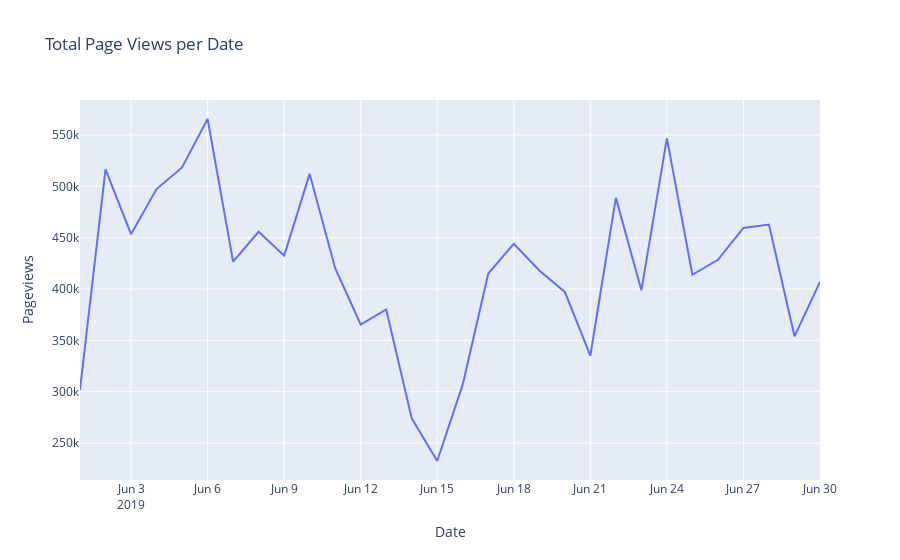
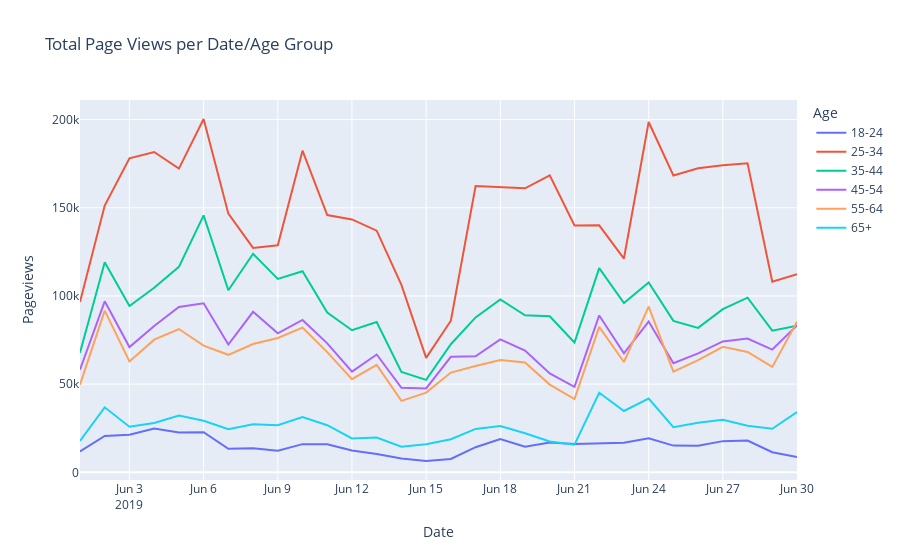
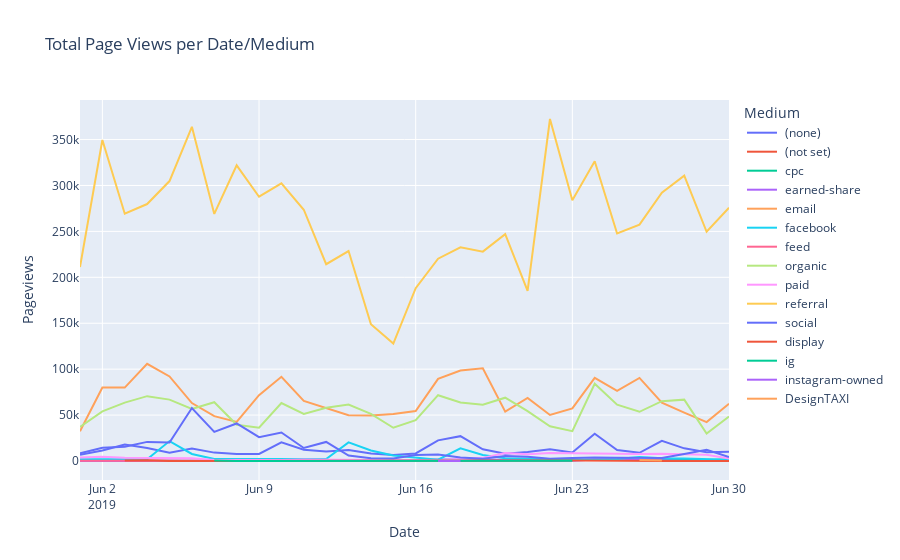
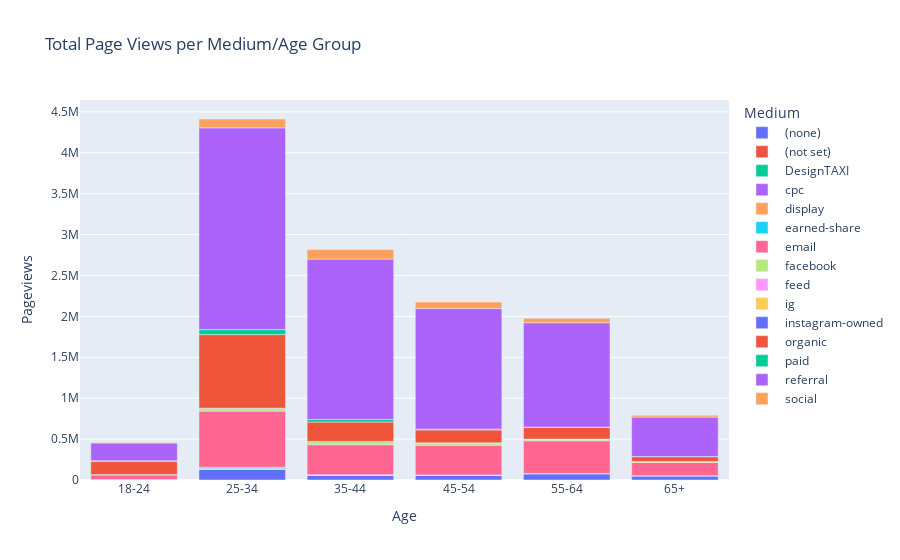

The cell these charts' notebook holds for them, in order:
### Markdown cell above
# Audience Trends

### Code cell
date = www.groupby(['Date']).sum().reset_index()
fig1 = px.line(date, x="Date", y="Pageviews", title='Total Page Views per Date')
fig1.show()

date_age = www.groupby(['Date', 'Age']).sum().reset_index()
fig2 = px.line(date_age, x="Date", y="Pageviews", color= 'Age', title='Total Page Views per Date/Age Group')
fig2.show()

date_medium = www.groupby(['Date', 'Medium']).sum().reset_index()
fig3 = px.line(date_medium, x="Date", y="Pageviews", color= 'Medium', title='Total Page Views per Date/Medium')
fig3.show()

medium_age = www.groupby(['Medium', 'Age']).sum().reset_index()
fig4 = px.bar(medium_age, x="Age", y="Pageviews", color= 'Medium', title='Total Page Views per Medium/Age Group')
fig4.show()

source_age = www.groupby(['Source', 'Age']).sum().reset_index()
fig5 = px.bar(source_age, x="Age", y ="Pageviews", color = "Source", title = 'Total Page views per Source/Age Group')
fig5.show()

### Figure 1 — Plotly figure (JSON) as saved in the notebook; plotly's stock layout.template omitted (floating-point values rounded to 4 significant figures)
{"data": [{"hoverlabel": {"namelength": 0}, "hovertemplate": "Date=%{x}<br>Pageviews=%{y}", "legendgroup": "", "line": {"color": "#636efa", "dash": "solid"}, "mode": "lines", "name": "", "showlegend": false, "type": "scatter", "x": ["2019-06-01", "2019-06-02", "2019-06-03", "2019-06-04", "2019-06-05", "2019-06-06", "2019-06-07", "2019-06-08", "2019-06-09", "2019-06-10", "2019-06-11", "2019-06-12", "2019-06-13", "2019-06-14", "2019-06-15", "2019-06-16", "2019-06-17", "2019-06-18", "2019-06-19", "2019-06-20", "2019-06-21", "2019-06-22", "2019-06-23", "2019-06-24", "2019-06-25", "2019-06-26", "2019-06-27", "2019-06-28", "2019-06-29", "2019-06-30"], "xaxis": "x", "y": [301874, 516469, 453413, 497345, 518437, 565622, 426707, 455743, 432472, 512147, 420331, 365421, 380083, 273983, 232442, 306998, 415102, 444074, 418076, 397134, 335194, 488772, 398742, 546740, 413877, 428435, 459514, 462787, 353897, 406942], "yaxis": "y"}], "layout": {"legend": {"tracegroupgap": 0}, "title": {"text": "Total Page Views per Date"}, "xaxis": {"anchor": "y", "domain": [0, 1], "title": {"text": "Date"}}, "yaxis": {"anchor": "x", "domain": [0, 1], "title": {"text": "Pageviews"}}}}

### Figure 2 — Plotly figure (JSON) as saved in the notebook; plotly's stock layout.template omitted (floating-point values rounded to 4 significant figures)
{"data": [{"hoverlabel": {"namelength": 0}, "hovertemplate": "Age=18-24<br>Date=%{x}<br>Pageviews=%{y}", "legendgroup": "18-24", "line": {"color": "#636efa", "dash": "solid"}, "mode": "lines", "name": "18-24", "showlegend": true, "type": "scatter", "x": ["2019-06-01", "2019-06-02", "2019-06-03", "2019-06-04", "2019-06-05", "2019-06-06", "2019-06-07", "2019-06-08", "2019-06-09", "2019-06-10", "2019-06-11", "2019-06-12", "2019-06-13", "2019-06-14", "2019-06-15", "2019-06-16", "2019-06-17", "2019-06-18", "2019-06-19", "2019-06-20", "2019-06-21", "2019-06-22", "2019-06-23", "2019-06-24", "2019-06-25", "2019-06-26", "2019-06-27", "2019-06-28", "2019-06-29", "2019-06-30"], "xaxis": "x", "y": [11787, 20660, 21355, 24803, 22622, 22696, 13347, 13580, 12293, 15984, 15874, 12329, 10430, 7790, 6418, 7563, 14233, 18850, 14493, 16954, 16007, 16431, 16718, 19254, 15136, 15025, 17681, 18001, 11415, 8650], "yaxis": "y"}, {"hoverlabel": {"namelength": 0}, "hovertemplate": "Age=25-34<br>Date=%{x}<br>Pageviews=%{y}", "legendgroup": "25-34", "line": {"color": "#EF553B", "dash": "solid"}, "mode": "lines", "name": "25-34", "showlegend": true, "type": "scatter", "x": ["2019-06-01", "2019-06-02", "2019-06-03", "2019-06-04", "2019-06-05", "2019-06-06", "2019-06-07", "2019-06-08", "2019-06-09", "2019-06-10", "2019-06-11", "2019-06-12", "2019-06-13", "2019-06-14", "2019-06-15", "2019-06-16", "2019-06-17", "2019-06-18", "2019-06-19", "2019-06-20", "2019-06-21", "2019-06-22", "2019-06-23", "2019-06-24", "2019-06-25", "2019-06-26", "2019-06-27", "2019-06-28", "2019-06-29", "2019-06-30"], "xaxis": "x", "y": [96620, 151279, 178069, 181623, 172200, 200332, 146674, 127244, 128730, 182343, 145875, 143381, 137004, 106299, 64913, 85956, 162328, 161884, 161026, 168392, 139919, 140036, 121205, 198639, 168316, 172407, 174125, 175255, 108082, 112320], "yaxis": "y"}, {"hoverlabel": {"namelength": 0}, "hovertemplate": "Age=35-44<br>Date=%{x}<br>Pageviews=%{y}", "legendgroup": "35-44", "line": {"color": "#00cc96", "dash": "solid"}, "mode": "lines", "name": "35-44", "showlegend": true, "type": "scatter", "x": ["2019-06-01", "2019-06-02", "2019-06-03", "2019-06-04", "2019-06-05", "2019-06-06", "2019-06-07", "2019-06-08", "2019-06-09", "2019-06-10", "2019-06-11", "2019-06-12", "2019-06-13", "2019-06-14", "2019-06-15", "2019-06-16", "2019-06-17", "2019-06-18", "2019-06-19", "2019-06-20", "2019-06-21", "2019-06-22", "2019-06-23", "2019-06-24", "2019-06-25", "2019-06-26", "2019-06-27", "2019-06-28", "2019-06-29", "2019-06-30"], "xaxis": "x", "y": [67769, 119050, 94277, 104686, 116500, 145667, 103207, 123933, 109699, 113982, 90610, 80586, 85212, 56959, 52429, 72621, 87826, 97983, 89021, 88514, 73603, 115780, 96016, 107595, 85887, 81890, 92497, 99041, 80290, 83115], "yaxis": "y"}, {"hoverlabel": {"namelength": 0}, "hovertemplate": "Age=45-54<br>Date=%{x}<br>Pageviews=%{y}", "legendgroup": "45-54", "line": {"color": "#ab63fa", "dash": "solid"}, "mode": "lines", "name": "45-54", "showlegend": true, "type": "scatter", "x": ["2019-06-01", "2019-06-02", "2019-06-03", "2019-06-04", "2019-06-05", "2019-06-06", "2019-06-07", "2019-06-08", "2019-06-09", "2019-06-10", "2019-06-11", "2019-06-12", "2019-06-13", "2019-06-14", "2019-06-15", "2019-06-16", "2019-06-17", "2019-06-18", "2019-06-19", "2019-06-20", "2019-06-21", "2019-06-22", "2019-06-23", "2019-06-24", "2019-06-25", "2019-06-26", "2019-06-27", "2019-06-28", "2019-06-29", "2019-06-30"], "xaxis": "x", "y": [58182, 96961, 71004, 83012, 93723, 95859, 72460, 91008, 78836, 86405, 73119, 57060, 66800, 47907, 47580, 65487, 65792, 75418, 69086, 56045, 48461, 88959, 67476, 85499, 61875, 67434, 74195, 75869, 69618, 83262], "yaxis": "y"}, {"hoverlabel": {"namelength": 0}, "hovertemplate": "Age=55-64<br>Date=%{x}<br>Pageviews=%{y}", "legendgroup": "55-64", "line": {"color": "#FFA15A", "dash": "solid"}, "mode": "lines", "name": "55-64", "showlegend": true, "type": "scatter", "x": ["2019-06-01", "2019-06-02", "2019-06-03", "2019-06-04", "2019-06-05", "2019-06-06", "2019-06-07", "2019-06-08", "2019-06-09", "2019-06-10", "2019-06-11", "2019-06-12", "2019-06-13", "2019-06-14", "2019-06-15", "2019-06-16", "2019-06-17", "2019-06-18", "2019-06-19", "2019-06-20", "2019-06-21", "2019-06-22", "2019-06-23", "2019-06-24", "2019-06-25", "2019-06-26", "2019-06-27", "2019-06-28", "2019-06-29", "2019-06-30"], "xaxis": "x", "y": [49724, 91661, 62888, 75201, 81238, 71838, 66631, 72766, 76157, 82074, 68140, 52827, 60937, 40481, 45194, 56574, 60313, 63735, 62297, 49751, 41530, 82468, 62558, 93947, 57047, 63615, 71161, 68255, 59770, 85370], "yaxis": "y"}, {"hoverlabel": {"namelength": 0}, "hovertemplate": "Age=65+<br>Date=%{x}<br>Pageviews=%{y}", "legendgroup": "65+", "line": {"color": "#19d3f3", "dash": "solid"}, "mode": "lines", "name": "65+", "showlegend": true, "type": "scatter", "x": ["2019-06-01", "2019-06-02", "2019-06-03", "2019-06-04", "2019-06-05", "2019-06-06", "2019-06-07", "2019-06-08", "2019-06-09", "2019-06-10", "2019-06-11", "2019-06-12", "2019-06-13", "2019-06-14", "2019-06-15", "2019-06-16", "2019-06-17", "2019-06-18", "2019-06-19", "2019-06-20", "2019-06-21", "2019-06-22", "2019-06-23", "2019-06-24", "2019-06-25", "2019-06-26", "2019-06-27", "2019-06-28", "2019-06-29", "2019-06-30"], "xaxis": "x", "y": [17792, 36858, 25820, 28020, 32154, 29230, 24388, 27212, 26757, 31359, 26713, 19238, 19700, 14547, 15908, 18797, 24610, 26204, 22153, 17478, 15674, 45098, 34769, 41806, 25616, 28064, 29855, 26366, 24722, 34225], "yaxis": "y"}], "layout": {"legend": {"title": {"text": "Age"}, "tracegroupgap": 0}, "title": {"text": "Total Page Views per Date/Age Group"}, "xaxis": {"anchor": "y", "domain": [0, 1], "title": {"text": "Date"}}, "yaxis": {"anchor": "x", "domain": [0, 1], "title": {"text": "Pageviews"}}}}

### Figure 3 — Plotly figure (JSON) as saved in the notebook; plotly's stock layout.template omitted (floating-point values rounded to 4 significant figures)
{"data": [{"hoverlabel": {"namelength": 0}, "hovertemplate": "Medium= (none)<br>Date=%{x}<br>Pageviews=%{y}", "legendgroup": " (none)", "line": {"color": "#636efa", "dash": "solid"}, "mode": "lines", "name": " (none)", "showlegend": true, "type": "scatter", "x": ["2019-06-01", "2019-06-02", "2019-06-03", "2019-06-04", "2019-06-05", "2019-06-06", "2019-06-07", "2019-06-08", "2019-06-09", "2019-06-10", "2019-06-11", "2019-06-12", "2019-06-13", "2019-06-14", "2019-06-15", "2019-06-16", "2019-06-17", "2019-06-18", "2019-06-19", "2019-06-20", "2019-06-21", "2019-06-22", "2019-06-23", "2019-06-24", "2019-06-25", "2019-06-26", "2019-06-27", "2019-06-28", "2019-06-29", "2019-06-30"], "xaxis": "x", "y": [6840, 11396, 17906, 14223, 9082, 13512, 9134, 7614, 7661, 20300, 12213, 10444, 11944, 8274, 6667, 8206, 22486, 27072, 12812, 7922, 9939, 12815, 9295, 29763, 11965, 8943, 22060, 13792, 9662, 10132], "yaxis": "y"}, {"hoverlabel": {"namelength": 0}, "hovertemplate": "Medium= (not set)<br>Date=%{x}<br>Pageviews=%{y}", "legendgroup": " (not set)", "line": {"color": "#EF553B", "dash": "solid"}, "mode": "lines", "name": " (not set)", "showlegend": true, "type": "scatter", "x": ["2019-06-01", "2019-06-02", "2019-06-08"], "xaxis": "x", "y": [62, 261, 26], "yaxis": "y"}, {"hoverlabel": {"namelength": 0}, "hovertemplate": "Medium= cpc<br>Date=%{x}<br>Pageviews=%{y}", "legendgroup": " cpc", "line": {"color": "#00cc96", "dash": "solid"}, "mode": "lines", "name": " cpc", "showlegend": true, "type": "scatter", "x": ["2019-06-01", "2019-06-02", "2019-06-04", "2019-06-05", "2019-06-06", "2019-06-07", "2019-06-08", "2019-06-09", "2019-06-10", "2019-06-11", "2019-06-12", "2019-06-13", "2019-06-14", "2019-06-15", "2019-06-16", "2019-06-17", "2019-06-18", "2019-06-19", "2019-06-20", "2019-06-21", "2019-06-22", "2019-06-23", "2019-06-24", "2019-06-25", "2019-06-26", "2019-06-27", "2019-06-28", "2019-06-29", "2019-06-30"], "xaxis": "x", "y": [16, 96, 26, 85, 38, 80, 67, 68, 132, 99, 193, 74, 141, 218, 89, 339, 739, 958, 544, 905, 1335, 1175, 1152, 1188, 692, 869, 1097, 993, 1755], "yaxis": "y"}, {"hoverlabel": {"namelength": 0}, "hovertemplate": "Medium= earned-share<br>Date=%{x}<br>Pageviews=%{y}", "legendgroup": " earned-share", "line": {"color": "#ab63fa", "dash": "solid"}, "mode": "lines", "name": " earned-share", "showlegend": true, "type": "scatter", "x": ["2019-06-01", "2019-06-03", "2019-06-04", "2019-06-05", "2019-06-06", "2019-06-07", "2019-06-10", "2019-06-11", "2019-06-12", "2019-06-13", "2019-06-14", "2019-06-15", "2019-06-16", "2019-06-17", "2019-06-18", "2019-06-19", "2019-06-20", "2019-06-21", "2019-06-22", "2019-06-23", "2019-06-24", "2019-06-25", "2019-06-26", "2019-06-27", "2019-06-28", "2019-06-29", "2019-06-30"], "xaxis": "x", "y": [17, 576, 102, 252, 60, 38, 466, 70, 44, 97, 37, 727, 801, 1764, 1628, 1612, 1421, 1048, 32, 295, 1760, 1652, 844, 765, 353, 18, 12], "yaxis": "y"}, {"hoverlabel": {"namelength": 0}, "hovertemplate": "Medium= email<br>Date=%{x}<br>Pageviews=%{y}", "legendgroup": " email", "line": {"color": "#FFA15A", "dash": "solid"}, "mode": "lines", "name": " email", "showlegend": true, "type": "scatter", "x": ["2019-06-01", "2019-06-02", "2019-06-03", "2019-06-04", "2019-06-05", "2019-06-06", "2019-06-07", "2019-06-08", "2019-06-09", "2019-06-10", "2019-06-11", "2019-06-12", "2019-06-13", "2019-06-14", "2019-06-15", "2019-06-16", "2019-06-17", "2019-06-18", "2019-06-19", "2019-06-20", "2019-06-21", "2019-06-22", "2019-06-23", "2019-06-24", "2019-06-25", "2019-06-26", "2019-06-27", "2019-06-28", "2019-06-29", "2019-06-30"], "xaxis": "x", "y": [32325, 80013, 79908, 105861, 92090, 63133, 48819, 42615, 71699, 91687, 65508, 57891, 49844, 49461, 51251, 54454, 89477, 98610, 100985, 53746, 68643, 50077, 57229, 90470, 76398, 90463, 63476, 52701, 42381, 62319], "yaxis": "y"}, {"hoverlabel": {"namelength": 0}, "hovertemplate": "Medium= facebook<br>Date=%{x}<br>Pageviews=%{y}", "legendgroup": " facebook", "line": {"color": "#19d3f3", "dash": "solid"}, "mode": "lines", "name": " facebook", "showlegend": true, "type": "scatter", "x": ["2019-06-01", "2019-06-02", "2019-06-03", "2019-06-04", "2019-06-05", "2019-06-06", "2019-06-07", "2019-06-08", "2019-06-09", "2019-06-10", "2019-06-11", "2019-06-12", "2019-06-13", "2019-06-14", "2019-06-15", "2019-06-16", "2019-06-17", "2019-06-18", "2019-06-19", "2019-06-20", "2019-06-21", "2019-06-22", "2019-06-23", "2019-06-24", "2019-06-25", "2019-06-26", "2019-06-27", "2019-06-28", "2019-06-29", "2019-06-30"], "xaxis": "x", "y": [1808, 2124, 1882, 1831, 21688, 7652, 2144, 2187, 2198, 2132, 1613, 2227, 20345, 11502, 6034, 3612, 1363, 13784, 6563, 3123, 2808, 1945, 1601, 979, 2109, 4466, 3077, 2854, 2437, 1471], "yaxis": "y"}, {"hoverlabel": {"namelength": 0}, "hovertemplate": "Medium= feed<br>Date=%{x}<br>Pageviews=%{y}", "legendgroup": " feed", "line": {"color": "#FF6692", "dash": "solid"}, "mode": "lines", "name": " feed", "showlegend": true, "type": "scatter", "x": ["2019-06-01", "2019-06-03", "2019-06-22"], "xaxis": "x", "y": [392, 461, 393], "yaxis": "y"}, {"hoverlabel": {"namelength": 0}, "hovertemplate": "Medium= organic<br>Date=%{x}<br>Pageviews=%{y}", "legendgroup": " organic", "line": {"color": "#B6E880", "dash": "solid"}, "mode": "lines", "name": " organic", "showlegend": true, "type": "scatter", "x": ["2019-06-01", "2019-06-02", "2019-06-03", "2019-06-04", "2019-06-05", "2019-06-06", "2019-06-07", "2019-06-08", "2019-06-09", "2019-06-10", "2019-06-11", "2019-06-12", "2019-06-13", "2019-06-14", "2019-06-15", "2019-06-16", "2019-06-17", "2019-06-18", "2019-06-19", "2019-06-20", "2019-06-21", "2019-06-22", "2019-06-23", "2019-06-24", "2019-06-25", "2019-06-26", "2019-06-27", "2019-06-28", "2019-06-29", "2019-06-30"], "xaxis": "x", "y": [37157, 54081, 63599, 70615, 66867, 56715, 64013, 39430, 36166, 63065, 51343, 57900, 61562, 51314, 36209, 44378, 71682, 63760, 61350, 68935, 54237, 37833, 32550, 84175, 61337, 53582, 65195, 66809, 29931, 48411], "yaxis": "y"}, {"hoverlabel": {"namelength": 0}, "hovertemplate": "Medium= paid<br>Date=%{x}<br>Pageviews=%{y}", "legendgroup": " paid", "line": {"color": "#FF97FF", "dash": "solid"}, "mode": "lines", "name": " paid", "showlegend": true, "type": "scatter", "x": ["2019-06-01", "2019-06-02", "2019-06-03", "2019-06-04", "2019-06-05", "2019-06-06", "2019-06-07", "2019-06-08", "2019-06-09", "2019-06-10", "2019-06-11", "2019-06-12", "2019-06-13", "2019-06-14", "2019-06-15", "2019-06-16", "2019-06-17", "2019-06-18", "2019-06-19", "2019-06-20", "2019-06-21", "2019-06-22", "2019-06-23", "2019-06-24", "2019-06-25", "2019-06-26", "2019-06-27", "2019-06-28", "2019-06-29", "2019-06-30"], "xaxis": "x", "y": [3749, 4517, 3570, 3296, 3460, 2982, 1148, 875, 950, 1030, 1652, 1622, 1605, 1365, 735, 702, 641, 1738, 3433, 8822, 7419, 8812, 8515, 7841, 7868, 7679, 7881, 6892, 6692, 2777], "yaxis": "y"}, {"hoverlabel": {"namelength": 0}, "hovertemplate": "Medium= referral<br>Date=%{x}<br>Pageviews=%{y}", "legendgroup": " referral", "line": {"color": "#FECB52", "dash": "solid"}, "mode": "lines", "name": " referral", "showlegend": true, "type": "scatter", "x": ["2019-06-01", "2019-06-02", "2019-06-03", "2019-06-04", "2019-06-05", "2019-06-06", "2019-06-07", "2019-06-08", "2019-06-09", "2019-06-10", "2019-06-11", "2019-06-12", "2019-06-13", "2019-06-14", "2019-06-15", "2019-06-16", "2019-06-17", "2019-06-18", "2019-06-19", "2019-06-20", "2019-06-21", "2019-06-22", "2019-06-23", "2019-06-24", "2019-06-25", "2019-06-26", "2019-06-27", "2019-06-28", "2019-06-29", "2019-06-30"], "xaxis": "x", "y": [211106, 349526, 269251, 279789, 304797, 363833, 269057, 321945, 287763, 302273, 273587, 214313, 228645, 148973, 127924, 188203, 220281, 232726, 227966, 247035, 185340, 372384, 283949, 326332, 247756, 257400, 292267, 310697, 249619, 275756], "yaxis": "y"}, {"hoverlabel": {"namelength": 0}, "hovertemplate": "Medium= social<br>Date=%{x}<br>Pageviews=%{y}", "legendgroup": " social", "line": {"color": "#636efa", "dash": "solid"}, "mode": "lines", "name": " social", "showlegend": true, "type": "scatter", "x": ["2019-06-01", "2019-06-02", "2019-06-03", "2019-06-04", "2019-06-05", "2019-06-06", "2019-06-07", "2019-06-08", "2019-06-09", "2019-06-10", "2019-06-11", "2019-06-12", "2019-06-13", "2019-06-14", "2019-06-15", "2019-06-16", "2019-06-17", "2019-06-18", "2019-06-19", "2019-06-20", "2019-06-21", "2019-06-22", "2019-06-23", "2019-06-24", "2019-06-25", "2019-06-26", "2019-06-27", "2019-06-28", "2019-06-29", "2019-06-30"], "xaxis": "x", "y": [8402, 14455, 15570, 20824, 20094, 57684, 31680, 40867, 25967, 31047, 14212, 20787, 5940, 2916, 2677, 6553, 6987, 3885, 2397, 5566, 4616, 2569, 3284, 3861, 3588, 3198, 3297, 7592, 12164, 4293], "yaxis": "y"}, {"hoverlabel": {"namelength": 0}, "hovertemplate": "Medium= display<br>Date=%{x}<br>Pageviews=%{y}", "legendgroup": " display", "line": {"color": "#EF553B", "dash": "solid"}, "mode": "lines", "name": " display", "showlegend": true, "type": "scatter", "x": ["2019-06-03", "2019-06-04", "2019-06-05", "2019-06-06", "2019-06-10", "2019-06-11", "2019-06-13", "2019-06-18", "2019-06-20", "2019-06-21", "2019-06-22", "2019-06-23", "2019-06-24", "2019-06-25", "2019-06-27", "2019-06-30"], "xaxis": "x", "y": [690, 778, 22, 13, 15, 34, 27, 95, 20, 239, 577, 661, 407, 16, 13, 16], "yaxis": "y"}, {"hoverlabel": {"namelength": 0}, "hovertemplate": "Medium= ig<br>Date=%{x}<br>Pageviews=%{y}", "legendgroup": " ig", "line": {"color": "#00cc96", "dash": "solid"}, "mode": "lines", "name": " ig", "showlegend": true, "type": "scatter", "x": ["2019-06-07", "2019-06-08", "2019-06-23"], "xaxis": "x", "y": [594, 117, 188], "yaxis": "y"}, {"hoverlabel": {"namelength": 0}, "hovertemplate": "Medium= instagram-owned<br>Date=%{x}<br>Pageviews=%{y}", "legendgroup": " instagram-owned", "line": {"color": "#ab63fa", "dash": "solid"}, "mode": "lines", "name": " instagram-owned", "showlegend": true, "type": "scatter", "x": ["2019-06-17", "2019-06-18"], "xaxis": "x", "y": [82, 37], "yaxis": "y"}, {"hoverlabel": {"namelength": 0}, "hovertemplate": "Medium= DesignTAXI<br>Date=%{x}<br>Pageviews=%{y}", "legendgroup": " DesignTAXI", "line": {"color": "#FFA15A", "dash": "solid"}, "mode": "lines", "name": " DesignTAXI", "showlegend": true, "type": "scatter", "x": ["2019-06-26", "2019-06-27"], "xaxis": "x", "y": [1168, 614], "yaxis": "y"}], "layout": {"legend": {"title": {"text": "Medium"}, "tracegroupgap": 0}, "title": {"text": "Total Page Views per Date/Medium"}, "xaxis": {"anchor": "y", "domain": [0, 1], "title": {"text": "Date"}}, "yaxis": {"anchor": "x", "domain": [0, 1], "title": {"text": "Pageviews"}}}}

### Figure 4 — Plotly figure (JSON) as saved in the notebook; plotly's stock layout.template omitted (floating-point values rounded to 4 significant figures)
{"data": [{"alignmentgroup": "True", "hoverlabel": {"namelength": 0}, "hovertemplate": "Medium= (none)<br>Age=%{x}<br>Pageviews=%{y}", "legendgroup": " (none)", "marker": {"color": "#636efa"}, "name": " (none)", "offsetgroup": " (none)", "orientation": "v", "showlegend": true, "textposition": "auto", "type": "bar", "x": ["18-24", "25-34", "35-44", "45-54", "55-64", "65+"], "xaxis": "x", "y": [4922, 133881, 58327, 57415, 77522, 52007], "yaxis": "y"}, {"alignmentgroup": "True", "hoverlabel": {"namelength": 0}, "hovertemplate": "Medium= (not set)<br>Age=%{x}<br>Pageviews=%{y}", "legendgroup": " (not set)", "marker": {"color": "#EF553B"}, "name": " (not set)", "offsetgroup": " (not set)", "orientation": "v", "showlegend": true, "textposition": "auto", "type": "bar", "x": ["25-34", "35-44", "45-54", "55-64", "65+"], "xaxis": "x", "y": [125, 72, 72, 62, 18], "yaxis": "y"}, {"alignmentgroup": "True", "hoverlabel": {"namelength": 0}, "hovertemplate": "Medium= DesignTAXI<br>Age=%{x}<br>Pageviews=%{y}", "legendgroup": " DesignTAXI", "marker": {"color": "#00cc96"}, "name": " DesignTAXI", "offsetgroup": " DesignTAXI", "orientation": "v", "showlegend": true, "textposition": "auto", "type": "bar", "x": ["25-34", "35-44", "45-54", "55-64", "65+"], "xaxis": "x", "y": [228, 140, 398, 495, 521], "yaxis": "y"}, {"alignmentgroup": "True", "hoverlabel": {"namelength": 0}, "hovertemplate": "Medium= cpc<br>Age=%{x}<br>Pageviews=%{y}", "legendgroup": " cpc", "marker": {"color": "#ab63fa"}, "name": " cpc", "offsetgroup": " cpc", "orientation": "v", "showlegend": true, "textposition": "auto", "type": "bar", "x": ["18-24", "25-34", "35-44", "45-54", "55-64", "65+"], "xaxis": "x", "y": [1027, 5147, 4585, 2948, 1247, 209], "yaxis": "y"}, {"alignmentgroup": "True", "hoverlabel": {"namelength": 0}, "hovertemplate": "Medium= display<br>Age=%{x}<br>Pageviews=%{y}", "legendgroup": " display", "marker": {"color": "#FFA15A"}, "name": " display", "offsetgroup": " display", "orientation": "v", "showlegend": true, "textposition": "auto", "type": "bar", "x": ["18-24", "25-34", "35-44", "45-54", "55-64"], "xaxis": "x", "y": [643, 2053, 734, 148, 45], "yaxis": "y"}, {"alignmentgroup": "True", "hoverlabel": {"namelength": 0}, "hovertemplate": "Medium= earned-share<br>Age=%{x}<br>Pageviews=%{y}", "legendgroup": " earned-share", "marker": {"color": "#19d3f3"}, "name": " earned-share", "offsetgroup": " earned-share", "orientation": "v", "showlegend": true, "textposition": "auto", "type": "bar", "x": ["25-34", "35-44", "45-54", "55-64"], "xaxis": "x", "y": [15282, 583, 305, 321], "yaxis": "y"}, {"alignmentgroup": "True", "hoverlabel": {"namelength": 0}, "hovertemplate": "Medium= email<br>Age=%{x}<br>Pageviews=%{y}", "legendgroup": " email", "marker": {"color": "#FF6692"}, "name": " email", "offsetgroup": " email", "orientation": "v", "showlegend": true, "textposition": "auto", "type": "bar", "x": ["18-24", "25-34", "35-44", "45-54", "55-64", "65+"], "xaxis": "x", "y": [54882, 685262, 367649, 363923, 399536, 162282], "yaxis": "y"}, {"alignmentgroup": "True", "hoverlabel": {"namelength": 0}, "hovertemplate": "Medium= facebook<br>Age=%{x}<br>Pageviews=%{y}", "legendgroup": " facebook", "marker": {"color": "#B6E880"}, "name": " facebook", "offsetgroup": " facebook", "orientation": "v", "showlegend": true, "textposition": "auto", "type": "bar", "x": ["18-24", "25-34", "35-44", "45-54", "55-64", "65+"], "xaxis": "x", "y": [4818, 35413, 39211, 28551, 20427, 11139], "yaxis": "y"}, {"alignmentgroup": "True", "hoverlabel": {"namelength": 0}, "hovertemplate": "Medium= feed<br>Age=%{x}<br>Pageviews=%{y}", "legendgroup": " feed", "marker": {"color": "#FF97FF"}, "name": " feed", "offsetgroup": " feed", "orientation": "v", "showlegend": true, "textposition": "auto", "type": "bar", "x": ["35-44", "45-54", "55-64", "65+"], "xaxis": "x", "y": [262, 529, 315, 140], "yaxis": "y"}, {"alignmentgroup": "True", "hoverlabel": {"namelength": 0}, "hovertemplate": "Medium= ig<br>Age=%{x}<br>Pageviews=%{y}", "legendgroup": " ig", "marker": {"color": "#FECB52"}, "name": " ig", "offsetgroup": " ig", "orientation": "v", "showlegend": true, "textposition": "auto", "type": "bar", "x": ["25-34", "35-44"], "xaxis": "x", "y": [861, 38], "yaxis": "y"}, {"alignmentgroup": "True", "hoverlabel": {"namelength": 0}, "hovertemplate": "Medium= instagram-owned<br>Age=%{x}<br>Pageviews=%{y}", "legendgroup": " instagram-owned", "marker": {"color": "#636efa"}, "name": " instagram-owned", "offsetgroup": " instagram-owned", "orientation": "v", "showlegend": true, "textposition": "auto", "type": "bar", "x": ["25-34", "35-44", "55-64"], "xaxis": "x", "y": [71, 34, 14], "yaxis": "y"}, {"alignmentgroup": "True", "hoverlabel": {"namelength": 0}, "hovertemplate": "Medium= organic<br>Age=%{x}<br>Pageviews=%{y}", "legendgroup": " organic", "marker": {"color": "#EF553B"}, "name": " organic", "offsetgroup": " organic", "orientation": "v", "showlegend": true, "textposition": "auto", "type": "bar", "x": ["18-24", "25-34", "35-44", "45-54", "55-64", "65+"], "xaxis": "x", "y": [159084, 899345, 236854, 157494, 142733, 58691], "yaxis": "y"}, {"alignmentgroup": "True", "hoverlabel": {"namelength": 0}, "hovertemplate": "Medium= paid<br>Age=%{x}<br>Pageviews=%{y}", "legendgroup": " paid", "marker": {"color": "#00cc96"}, "name": " paid", "offsetgroup": " paid", "orientation": "v", "showlegend": true, "textposition": "auto", "type": "bar", "x": ["18-24", "25-34", "35-44", "45-54", "55-64", "65+"], "xaxis": "x", "y": [11244, 60461, 31116, 10471, 4521, 2455], "yaxis": "y"}, {"alignmentgroup": "True", "hoverlabel": {"namelength": 0}, "hovertemplate": "Medium= referral<br>Age=%{x}<br>Pageviews=%{y}", "legendgroup": " referral", "marker": {"color": "#ab63fa"}, "name": " referral", "offsetgroup": " referral", "orientation": "v", "showlegend": true, "textposition": "auto", "type": "bar", "x": ["18-24", "25-34", "35-44", "45-54", "55-64", "65+"], "xaxis": "x", "y": [215497, 2466030, 1960434, 1472783, 1274561, 481188], "yaxis": "y"}, {"alignmentgroup": "True", "hoverlabel": {"namelength": 0}, "hovertemplate": "Medium= social<br>Age=%{x}<br>Pageviews=%{y}", "legendgroup": " social", "marker": {"color": "#FFA15A"}, "name": " social", "offsetgroup": " social", "orientation": "v", "showlegend": true, "textposition": "auto", "type": "bar", "x": ["18-24", "25-34", "35-44", "45-54", "55-64", "65+"], "xaxis": "x", "y": [6262, 108317, 116206, 79355, 54349, 22483], "yaxis": "y"}], "layout": {"barmode": "relative", "legend": {"title": {"text": "Medium"}, "tracegroupgap": 0}, "title": {"text": "Total Page Views per Medium/Age Group"}, "xaxis": {"anchor": "y", "domain": [0, 1], "title": {"text": "Age"}}, "yaxis": {"anchor": "x", "domain": [0, 1], "title": {"text": "Pageviews"}}}}
